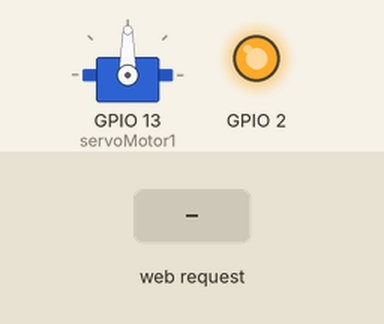
Recording of a sketch running on a simulated ESP32. Shown: servo, output pins drawn as LEDs (lit = HIGH). The test bench sets the inputs (shaded band). WiFi joins after 1.5 s; servers stay silent unless stated; what the sketch prints to the serial monitor is not drawn.

Above: at 2.7 s.
2.8 s: HTTP request GET /ABRIR received
At 4.0 s:
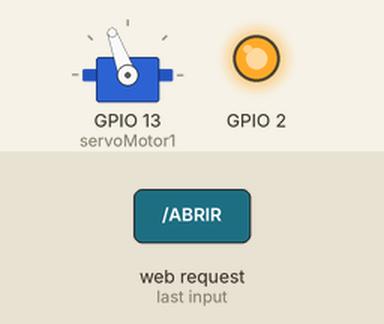
4.3 s: HTTP request GET /CERRAR received
At 5.3 s:
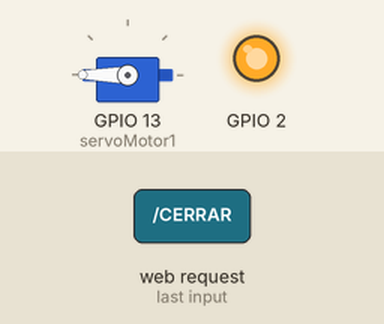
Timing chart, 0 to 7.3 s (numbered marks = the images above; inputs shaded):
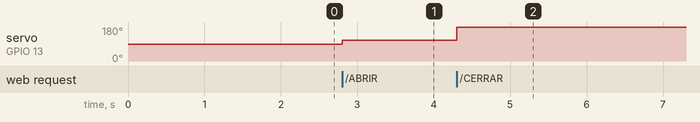

Measured:
- after the input at 2.8 s, servo on GPIO 13 (servoMotor1): 90° → 110° at once
- after the input at 4.3 s, servo on GPIO 13 (servoMotor1): 110° → 180° at once

The sketch:

SERVO_WEB_V2.ino
```cpp
#include <WiFi.h>
#include <ESP32Servo.h>
Servo servoMotor1;

const char* ssid = "desn't free";
const char* password = "n'estpaslibre";

WiFiServer server(80);
void setup()
{
    Serial.begin(115200);
    servoMotor1.attach(13);
    pinMode(2, OUTPUT);
    delay(10);
    Serial.print("Conectando a ");
    Serial.println(ssid);
    WiFi.begin(ssid, password);
    while (WiFi.status() != WL_CONNECTED) {
        delay(500);
        Serial.print(".");
    }
    Serial.println("");
    Serial.println("Conectado a red Wifi.");
    Serial.println("Dirección IP ");
    Serial.println(WiFi.localIP());
    server.begin();
    digitalWrite(2, HIGH);
}
int value = 0;
void loop(){
 WiFiClient client = server.available();
  if (client) {
    Serial.println("Nuevo cliente");
    String currentLine = "";
    while (client.connected()) {
      if (client.available()) {
        char c = client.read();
        Serial.write(c);
        if (c == '\n') {
          if (currentLine.length() == 0) {
            client.println("HTTP/1.1 200 OK");
            client.println("Content-type:text/html");
            client.println();

            client.print("Click <a href=\"/ABRIR\">Abrir</a> Para Abrir la puerta.<br>");
            client.print("Click <a href=\"/CERRAR\">Cerrar</a> Para Cerrar la puerta.<br>");
             client.println();
            break;
          } else {
            currentLine = "";
          }
        } else if (c != '\r') {
          currentLine += c;
        }
        if (currentLine.endsWith("GET /ABRIR")) {
          servoMotor1.write(110);
        }
        if (currentLine.endsWith("GET /CERRAR")) {
          servoMotor1.write(180);
        }
      }
    }
    client.stop();
    Serial.println("Cliente desconectado");
  }
}
```
